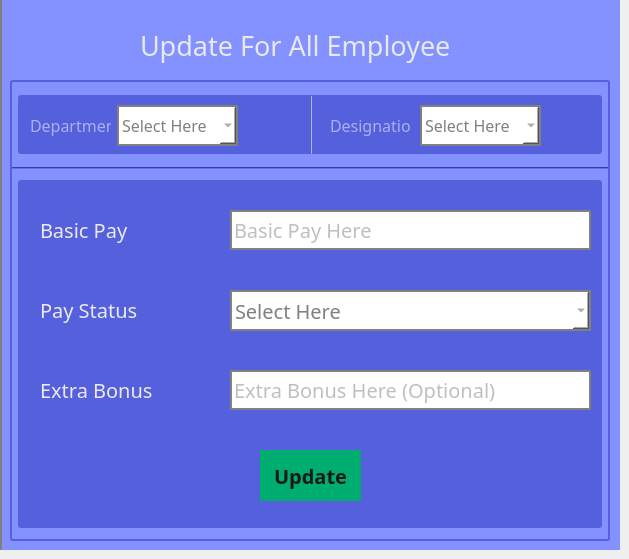
     <widget class="QWidget" name="updatePage_widget">
      <widget class="QFrame" name="updatePage_frame">
       <property name="geometry">
        <rect>
         <x>0</x>
         <y>0</y>
         <width>620</width>
         <height>550</height>
        </rect>
       </property>
       <property name="frameShape">
        <enum>QFrame::StyledPanel</enum>
       </property>
       <property name="frameShadow">
        <enum>QFrame::Raised</enum>
       </property>
       <widget class="QLabel" name="updatePage_label">
        <property name="geometry">
         <rect>
          <x>0</x>
          <y>0</y>
          <width>620</width>
          <height>550</height>
         </rect>
        </property>
        <property name="styleSheet">
         <string notr="true">background-color: rgb(131, 146, 255);
border-left: 2px solid grey;</string>
        </property>
        <property name="text">
         <string/>
        </property>
       </widget>
       <widget class="QLabel" name="label_11">
        <property name="geometry">
         <rect>
          <x>140</x>
          <y>20</y>
          <width>341</width>
          <height>50</height>
         </rect>
        </property>
        <property name="font">
         <font>
          <family>Matura MT Script Capitals</family>
          <pointsize>20</pointsize>
          <weight>50</weight>
          <italic>false</italic>
          <bold>false</bold>
          <underline>false</underline>
         </font>
        </property>
        <property name="styleSheet">
         <string notr="true">color: rgb(232, 232, 232);
background-color: none;</string>
        </property>
        <property name="text">
         <string>Update For All Employee</string>
        </property>
       </widget>
       <widget class="QLabel" name="label_9">
        <property name="geometry">
         <rect>
          <x>10</x>
          <y>80</y>
          <width>600</width>
          <height>461</height>
         </rect>
        </property>
        <property name="styleSheet">
         <string notr="true">border-radius: 3px;
border: 2px solid rgb(85, 96, 220);
background-color: none;</string>
        </property>
        <property name="text">
         <string/>
        </property>
       </widget>
       <widget class="QLabel" name="label_174">
        <property name="geometry">
         <rect>
          <x>18</x>
          <y>95</y>
          <width>584</width>
          <height>59</height>
         </rect>
        </property>
        <property name="styleSheet">
         <string notr="true">background-color: rgb(85, 96, 220);
border-radius: 3px;
</string>
        </property>
        <property name="text">
         <string/>
        </property>
       </widget>
       <widget class="QPushButton" name="pushButton_21">
        <property name="geometry">
         <rect>
          <x>250</x>
          <y>105</y>
          <width>40</width>
          <height>40</height>
         </rect>
        </property>
        <property name="styleSheet">
         <string notr="true">QPushButton{
background-color: none;
border:none;
}

QPushButton:pressed{
	padding-right: 2px;
	padding-top: 3px;
}

</string>
        </property>
        <property name="text">
         <string/>
        </property>
        <property name="icon">
         <iconset resource="main_res.qrc">
          <normaloff>:/images/search_img.png</normaloff>:/images/search_img.png</iconset>
        </property>
        <property name="iconSize">
         <size>
          <width>30</width>
          <height>30</height>
         </size>
        </property>
       </widget>
       <widget class="QComboBox" name="state_option_34">
        <property name="geometry">
         <rect>
          <x>420</x>
          <y>105</y>
          <width>121</width>
          <height>41</height>
         </rect>
        </property>
        <property name="font">
         <font>
          <family>Mongolian Baiti</family>
          <pointsize>12</pointsize>
          <weight>50</weight>
          <bold>false</bold>
          <underline>false</underline>
          <stylestrategy>PreferDefault</stylestrategy>
         </font>
        </property>
        <property name="focusPolicy">
         <enum>Qt::WheelFocus</enum>
        </property>
        <property name="contextMenuPolicy">
         <enum>Qt::DefaultContextMenu</enum>
        </property>
        <property name="autoFillBackground">
         <bool>false</bool>
        </property>
        <property name="styleSheet">
         <string notr="true">color: grey;
background-color: rgb(255, 255, 255);
border: 2px solid grey;
selection-color: rgb(255, 255, 255);
selection-background-color: rgb(14, 14, 14);
</string>
        </property>
        <property name="editable">
         <bool>false</bool>
        </property>
        <item>
         <property name="text">
          <string>Select Here</string>
         </property>
        </item>
       </widget>
       <widget class="Line" name="line_11">
        <property name="geometry">
         <rect>
          <x>310</x>
          <y>95</y>
          <width>2</width>
          <height>59</height>
         </rect>
        </property>
        <property name="styleSheet">
         <string notr="true">background-color: rgb(131, 146, 255);</string>
        </property>
        <property name="orientation">
         <enum>Qt::Vertical</enum>
        </property>
       </widget>
       <widget class="QComboBox" name="state_option_35">
        <property name="geometry">
         <rect>
          <x>117</x>
          <y>105</y>
          <width>121</width>
          <height>41</height>
         </rect>
        </property>
        <property name="font">
         <font>
          <family>Mongolian Baiti</family>
          <pointsize>12</pointsize>
          <weight>50</weight>
          <bold>false</bold>
          <underline>false</underline>
          <stylestrategy>PreferDefault</stylestrategy>
         </font>
        </property>
        <property name="focusPolicy">
         <enum>Qt::WheelFocus</enum>
        </property>
        <property name="contextMenuPolicy">
         <enum>Qt::DefaultContextMenu</enum>
        </property>
        <property name="autoFillBackground">
         <bool>false</bool>
        </property>
        <property name="styleSheet">
         <string notr="true">color: grey;
background-color: rgb(255, 255, 255);
border: 2px solid grey;
selection-color: rgb(255, 255, 255);
selection-background-color: rgb(14, 14, 14);</string>
        </property>
        <property name="editable">
         <bool>false</bool>
        </property>
        <item>
         <property name="text">
          <string>Select Here</string>
         </property>
        </item>
       </widget>
       <widget class="QPushButton" name="pushButton_22">
        <property name="geometry">
         <rect>
          <x>550</x>
          <y>105</y>
          <width>40</width>
          <height>40</height>
         </rect>
        </property>
        <property name="styleSheet">
         <string notr="true">QPushButton{
background-color: none;
border:none;
}

QPushButton:pressed{
	padding-right: 2px;
	padding-top: 3px;
}

</string>
        </property>
        <property name="text">
         <string/>
        </property>
        <property name="icon">
         <iconset resource="main_res.qrc">
          <normaloff>:/images/search_img.png</normaloff>:/images/search_img.png</iconset>
        </property>
        <property name="iconSize">
         <size>
          <width>30</width>
          <height>30</height>
         </size>
        </property>
       </widget>
       <widget class="QLabel" name="label_196">
        <property name="geometry">
         <rect>
          <x>330</x>
          <y>105</y>
          <width>81</width>
          <height>40</height>
         </rect>
        </property>
        <property name="font">
         <font>
          <family>Mongolian Baiti</family>
          <pointsize>12</pointsize>
         </font>
        </property>
        <property name="styleSheet">
         <string notr="true">border: none;
background-color: none;
color: rgb(170, 176, 238);
</string>
        </property>
        <property name="text">
         <string>Designation</string>
        </property>
       </widget>
       <widget class="QLabel" name="label_197">
        <property name="geometry">
         <rect>
          <x>30</x>
          <y>105</y>
          <width>81</width>
          <height>40</height>
         </rect>
        </property>
        <property name="font">
         <font>
          <family>Mongolian Baiti</family>
          <pointsize>12</pointsize>
         </font>
        </property>
        <property name="styleSheet">
         <string notr="true">border: none;
background-color: none;
color: rgb(170, 176, 238);
</string>
        </property>
        <property name="text">
         <string>Department</string>
        </property>
       </widget>
       <widget class="Line" name="line_12">
        <property name="geometry">
         <rect>
          <x>12</x>
          <y>167</y>
          <width>596</width>
          <height>2</height>
         </rect>
        </property>
        <property name="styleSheet">
         <string notr="true">background-color: none;
background-color: rgb(85, 96, 220);</string>
        </property>
        <property name="orientation">
         <enum>Qt::Horizontal</enum>
        </property>
       </widget>
       <widget class="QLabel" name="label_14">
        <property name="geometry">
         <rect>
          <x>18</x>
          <y>180</y>
          <width>584</width>
          <height>348</height>
         </rect>
        </property>
        <property name="styleSheet">
         <string notr="true">background-color: rgb(85, 96, 220);
border-radius: 3px;</string>
        </property>
        <property name="text">
         <string/>
        </property>
       </widget>
       <widget class="QLabel" name="label_61">
        <property name="geometry">
         <rect>
          <x>40</x>
          <y>210</y>
          <width>131</width>
          <height>40</height>
         </rect>
        </property>
        <property name="font">
         <font>
          <family>Mongolian Baiti</family>
          <pointsize>15</pointsize>
         </font>
        </property>
        <property name="styleSheet">
         <string notr="true">color: rgb(234, 234, 234);
background-color: none;</string>
        </property>
        <property name="text">
         <string>Basic Pay</string>
        </property>
       </widget>
       <widget class="QLineEdit" name="lineEdit_36">
        <property name="geometry">
         <rect>
          <x>230</x>
          <y>210</y>
          <width>361</width>
          <height>40</height>
         </rect>
        </property>
        <property name="font">
         <font>
          <family>Mongolian Baiti</family>
          <pointsize>15</pointsize>
         </font>
        </property>
        <property name="styleSheet">
         <string notr="true">color: grey;
background-color: rgb(255, 255, 255);
border: 2px solid grey;</string>
        </property>
        <property name="placeholderText">
         <string>Basic Pay Here</string>
        </property>
       </widget>
       <widget class="QLabel" name="label_62">
        <property name="geometry">
         <rect>
          <x>40</x>
          <y>290</y>
          <width>131</width>
          <height>40</height>
         </rect>
        </property>
        <property name="font">
         <font>
          <family>Mongolian Baiti</family>
          <pointsize>15</pointsize>
         </font>
        </property>
        <property name="styleSheet">
         <string notr="true">color: rgb(234, 234, 234);
background-color: none;</string>
        </property>
        <property name="text">
         <string>Pay Status</string>
        </property>
       </widget>
       <widget class="QComboBox" name="state_option_10">
        <property name="geometry">
         <rect>
          <x>230</x>
          <y>290</y>
          <width>361</width>
          <height>41</height>
         </rect>
        </property>
        <property name="font">
         <font>
          <family>Mongolian Baiti</family>
          <pointsize>15</pointsize>
          <weight>50</weight>
          <bold>false</bold>
          <underline>false</underline>
          <stylestrategy>PreferDefault</stylestrategy>
         </font>
        </property>
        <property name="focusPolicy">
         <enum>Qt::WheelFocus</enum>
        </property>
        <property name="contextMenuPolicy">
         <enum>Qt::DefaultContextMenu</enum>
        </property>
        <property name="autoFillBackground">
         <bool>false</bool>
        </property>
        <property name="styleSheet">
         <string notr="true">color: grey;
background-color: rgb(255, 255, 255);
border: 2px solid grey;
selection-color: rgb(255, 255, 255);
selection-background-color: rgb(14, 14, 14);
</string>
        </property>
        <property name="editable">
         <bool>false</bool>
        </property>
        <item>
         <property name="text">
          <string>Select Here</string>
         </property>
        </item>
        <item>
         <property name="text">
          <string>Paid</string>
         </property>
        </item>
        <item>
         <property name="text">
          <string>Pending</string>
         </property>
        </item>
        <item>
         <property name="text">
          <string>Unpaid</string>
         </property>
        </item>
       </widget>
       <widget class="QLabel" name="label_63">
        <property name="geometry">
         <rect>
          <x>40</x>
          <y>370</y>
          <width>131</width>
          <height>40</height>
         </rect>
        </property>
        <property name="font">
         <font>
          <family>Mongolian Baiti</family>
          <pointsize>15</pointsize>
         </font>
        </property>
        <property name="styleSheet">
         <string notr="true">color: rgb(234, 234, 234);
background-color: none;</string>
        </property>
        <property name="text">
         <string>Extra Bonus</string>
        </property>
       </widget>
       <widget class="QLineEdit" name="lineEdit_37">
        <property name="geometry">
         <rect>
          <x>230</x>
          <y>370</y>
          <width>361</width>
          <height>40</height>
         </rect>
        </property>
        <property name="font">
         <font>
          <family>Mongolian Baiti</family>
          <pointsize>15</pointsize>
         </font>
        </property>
        <property name="styleSheet">
         <string notr="true">color: grey;
background-color: rgb(255, 255, 255);
border: 2px solid grey;</string>
        </property>
        <property name="placeholderText">
         <string>Extra Bonus Here (Optional)</string>
        </property>
       </widget>
       <widget class="QPushButton" name="pushButton_38">
        <property name="geometry">
         <rect>
          <x>260</x>
          <y>450</y>
          <width>101</width>
          <height>51</height>
         </rect>
        </property>
        <property name="font">
         <font>
          <family>Eras Medium ITC</family>
          <pointsize>15</pointsize>
          <weight>75</weight>
          <bold>true</bold>
         </font>
        </property>
        <property name="styleSheet">
         <string notr="true">QPushButton{
color: rgb(25, 25, 25);
background-color: rgb(0, 173, 113);
border-radius:1px;

}

QPushButton:hover{
	border-radius:1px;
	border: 2px solid rgb(234, 234, 234);
	color: rgb(234, 234, 234);
	background-color: rgb(25, 25, 25);
}

QPushButton:pressed{
	padding-left: 2px;
	padding-top: 1px;
}


</string>
        </property>
        <property name="text">
         <string>Update</string>
        </property>
       </widget>
      </widget>
     </widget>
